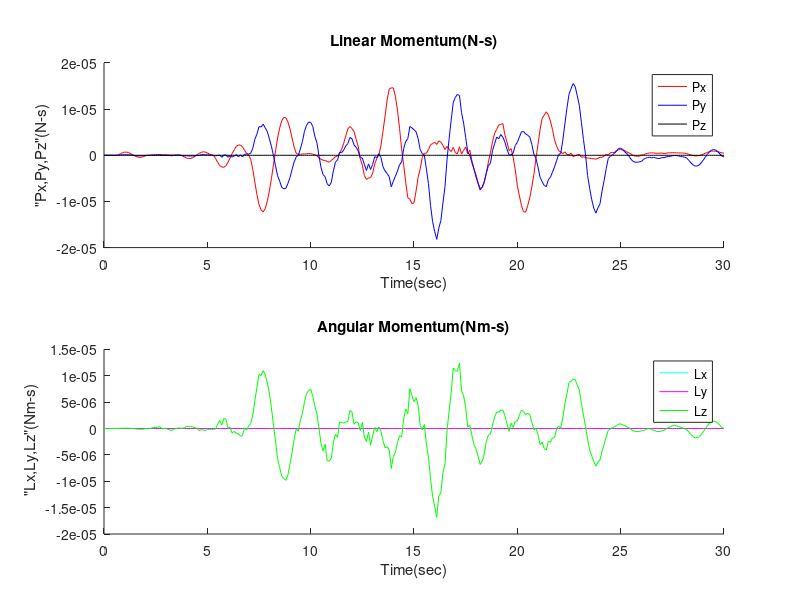

This chart was generated by the following MATLAB code:
M=load('mtvar.dat');
T=load('timevar.dat');

figure(1)
subplot(2,1,1);

hold on
plot(T,M(:,1),'r','DisplayName','Px');

hold on
plot(T,M(:,2),'b','DisplayName','Py');

hold on
plot(T,M(:,3),'k','DisplayName','Pz');

xlabel('Time(sec)')
ylabel('"Px,Py,Pz"(N-s)');
title('Linear Momentum(N-s)');
legend('show')


subplot(2,1,2);

hold on
plot(T,M(:,4),'c','DisplayName','Lx');

hold on
plot(T,M(:,5),'m','DisplayName','Ly');

hold on
plot(T,M(:,6),'g','DisplayName','Lz');

xlabel('Time(sec)')
ylabel(' "Lx,Ly,Lz"(Nm-s)');
title('Angular Momentum(Nm-s)');
legend('show')